Frame 1 (no input): blank canvas, image omitted
Frame 60 (no input): blank canvas, image omitted
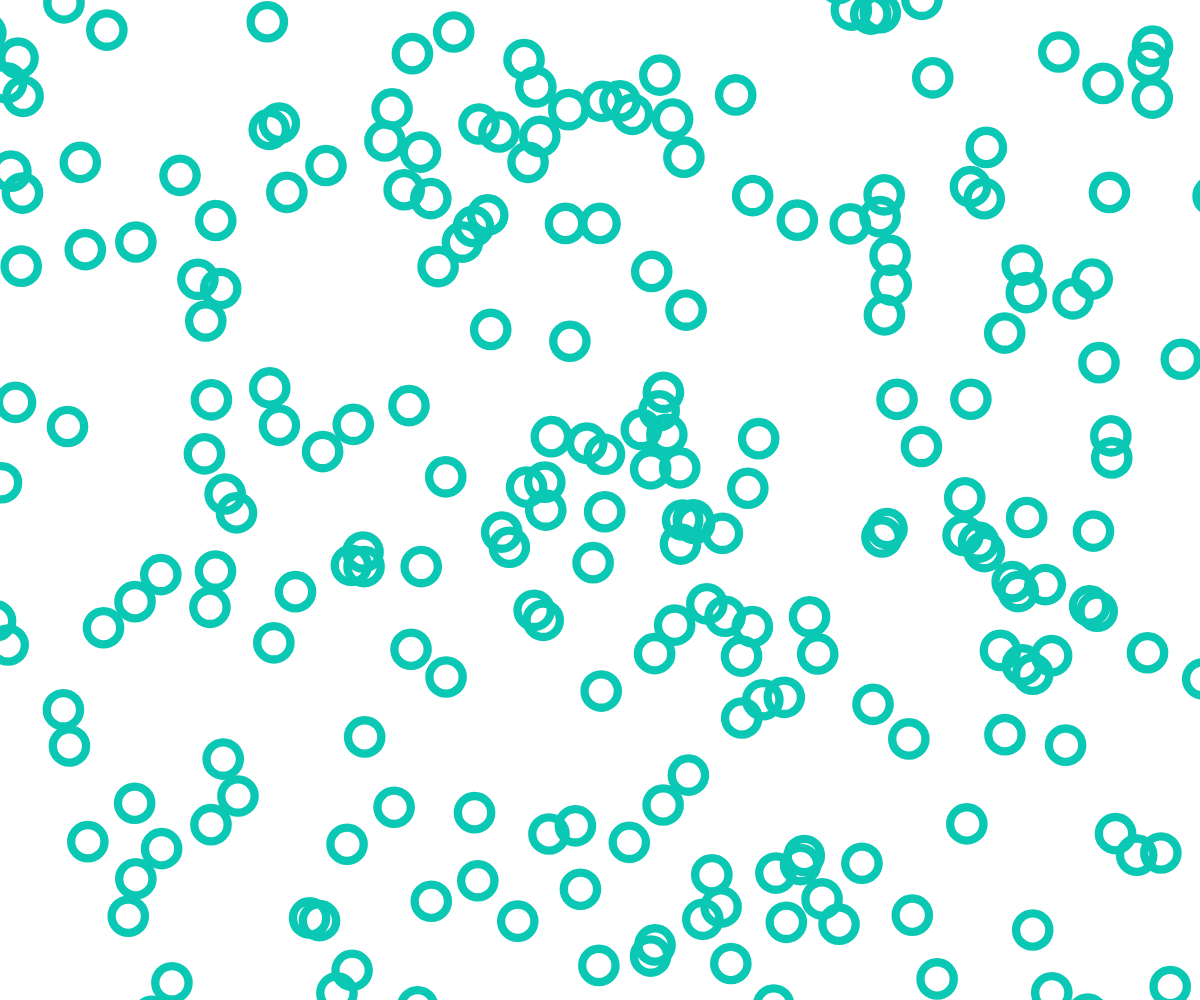
Frame 120 (the mouse pressed at the canvas centre since frame 60)

The p5.js sketch whose frames 1 and 60 were blank and that drew this single picture after the mouse press (run headless with seeded random() and noise() and a simulated clock; from frame 60 on, the mouse is pressed at the canvas centre):

// p5.js sketch
// ── sketch.js
// Academy of Art University
// WNM 498 Generative Art & Creative Code
//
// Ryan Berkey
// ryan@rybotron.com

// Ported and updated from Processing by Rybotron
//
// P_2_1_2_01.pde
// 
// Generative Gestaltung, ISBN: 978-3-87439-759-9
// First Edition, Hermann Schmidt, Mainz, 2009
// Hartmut Bohnacker, Benedikt Gross, Julia Laub, Claudius Lazzeroni
// Copyright 2009 Hartmut Bohnacker, Benedikt Gross, Julia Laub, Claudius Lazzeroni
//
// http://www.generative-gestaltung.de
//
// Licensed under the Apache License, Version 2.0 (the "License");
// you may not use this file except in compliance with the License.
// You may obtain a copy of the License at http://www.apache.org/licenses/LICENSE-2.0
// Unless required by applicable law or agreed to in writing, software
// distributed under the License is distributed on an "AS IS" BASIS,
// WITHOUT WARRANTIES OR CONDITIONS OF ANY KIND, either express or implied.
// See the License for the specific language governing permissions and
// limitations under the License.

/**
 * Changing size and position of circles in a grid
 * 	 
 * MOUSE
 * position x          : circle position
 * position y          : circle size
 * left click          : random position
 */



var tileCount = 20,
	circleAlpha = 180,
	actRandomSeed = 1, // Try changing to 0
	circleColor;


function setup(){
	createCanvas( windowWidth, windowHeight );
	circleColor = color(10, 200, 180);
}

function draw() {

	background(255);
	translate( width / tileCount / 2, height / tileCount / 2 );
	noFill();

	randomSeed( actRandomSeed );

	stroke( circleColor, 50 );
	strokeWeight( mouseY / 60 );

	for ( var gridY = 0; gridY < tileCount; gridY++ ) {
		for ( var gridX = 0; gridX < tileCount; gridX++ ) {

			var posX = width / tileCount * gridX;
			var posY = height / tileCount * gridY;

			var shiftX = random( -mouseX, mouseX );
			var shiftY = random( -mouseX, mouseX );

		  ellipse( posX + shiftX, posY + shiftY, mouseY / 15, mouseY / 15);
		}
	}
}
  
function mousePressed() {
  actRandomSeed = random(1);
}
